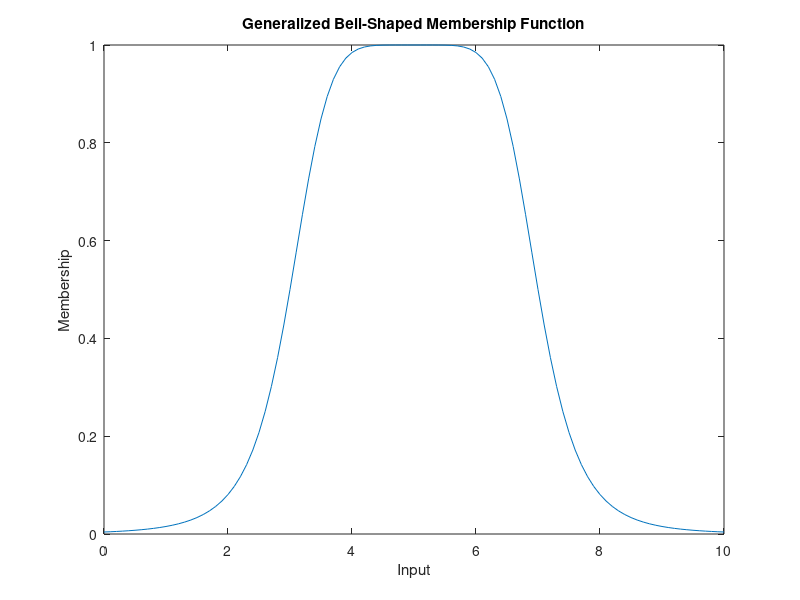

MATLAB code to generate this figure:
% Define the range of input values
x = 0:0.1:10;

% Define the parameters for the generalized bell-shaped membership function
a = 2;  % Width parameter
b = 5;  % Center or midpoint
c = 3;  % Slope parameter

% Create the generalized bell-shaped membership function manually
mf = 1 ./ (1 + abs((x - b) / a).^(2*c));

% Visualize the membership function
plot(x, mf);
xlabel('Input');
ylabel('Membership');
title('Generalized Bell-Shaped Membership Function');
